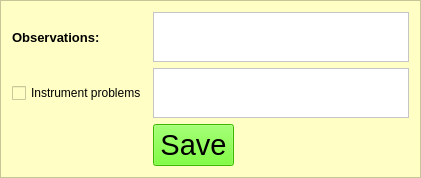
        <widget class="QFrame" name="frame_7">
         <property name="maximumSize">
          <size>
           <width>16777215</width>
           <height>180</height>
          </size>
         </property>
         <property name="styleSheet">
          <string notr="true">background-color: rgb(255, 255, 197);</string>
         </property>
         <property name="frameShape">
          <enum>QFrame::StyledPanel</enum>
         </property>
         <property name="frameShadow">
          <enum>QFrame::Raised</enum>
         </property>
         <layout class="QGridLayout" name="gridLayout_5">
          <item row="1" column="0">
           <widget class="QCheckBox" name="inst_probl_checkBox">
            <property name="text">
             <string>Instrument problems</string>
            </property>
           </widget>
          </item>
          <item row="1" column="1" colspan="3">
           <widget class="QTextEdit" name="inst_probl_textEdit">
            <property name="maximumSize">
             <size>
              <width>16777215</width>
              <height>50</height>
             </size>
            </property>
            <property name="styleSheet">
             <string notr="true">background-color: rgb(255, 255, 255);</string>
            </property>
           </widget>
          </item>
          <item row="0" column="1" colspan="3">
           <widget class="QTextEdit" name="observations_textEdit">
            <property name="maximumSize">
             <size>
              <width>16777215</width>
              <height>50</height>
             </size>
            </property>
            <property name="styleSheet">
             <string notr="true">background-color: rgb(255, 255, 255);</string>
            </property>
           </widget>
          </item>
          <item row="0" column="0">
           <widget class="QLabel" name="label_20">
            <property name="minimumSize">
             <size>
              <width>0</width>
              <height>0</height>
             </size>
            </property>
            <property name="maximumSize">
             <size>
              <width>150</width>
              <height>16777215</height>
             </size>
            </property>
            <property name="font">
             <font>
              <pointsize>10</pointsize>
              <weight>75</weight>
              <bold>true</bold>
             </font>
            </property>
            <property name="text">
             <string>Observations:</string>
            </property>
           </widget>
          </item>
          <item row="2" column="1">
           <widget class="QPushButton" name="save_pushButton">
            <property name="maximumSize">
             <size>
              <width>100</width>
              <height>16777215</height>
             </size>
            </property>
            <property name="font">
             <font>
              <pointsize>22</pointsize>
              <weight>50</weight>
              <bold>false</bold>
             </font>
            </property>
            <property name="styleSheet">
             <string notr="true">background-color: rgb(85, 255, 0);</string>
            </property>
            <property name="text">
             <string>Save</string>
            </property>
           </widget>
          </item>
          <item row="2" column="3">
           <widget class="QLabel" name="save_label">
            <property name="text">
             <string/>
            </property>
           </widget>
          </item>
          <item row="2" column="2">
           <widget class="QLabel" name="salvar_label">
            <property name="text">
             <string/>
            </property>
           </widget>
          </item>
         </layout>
        </widget>
